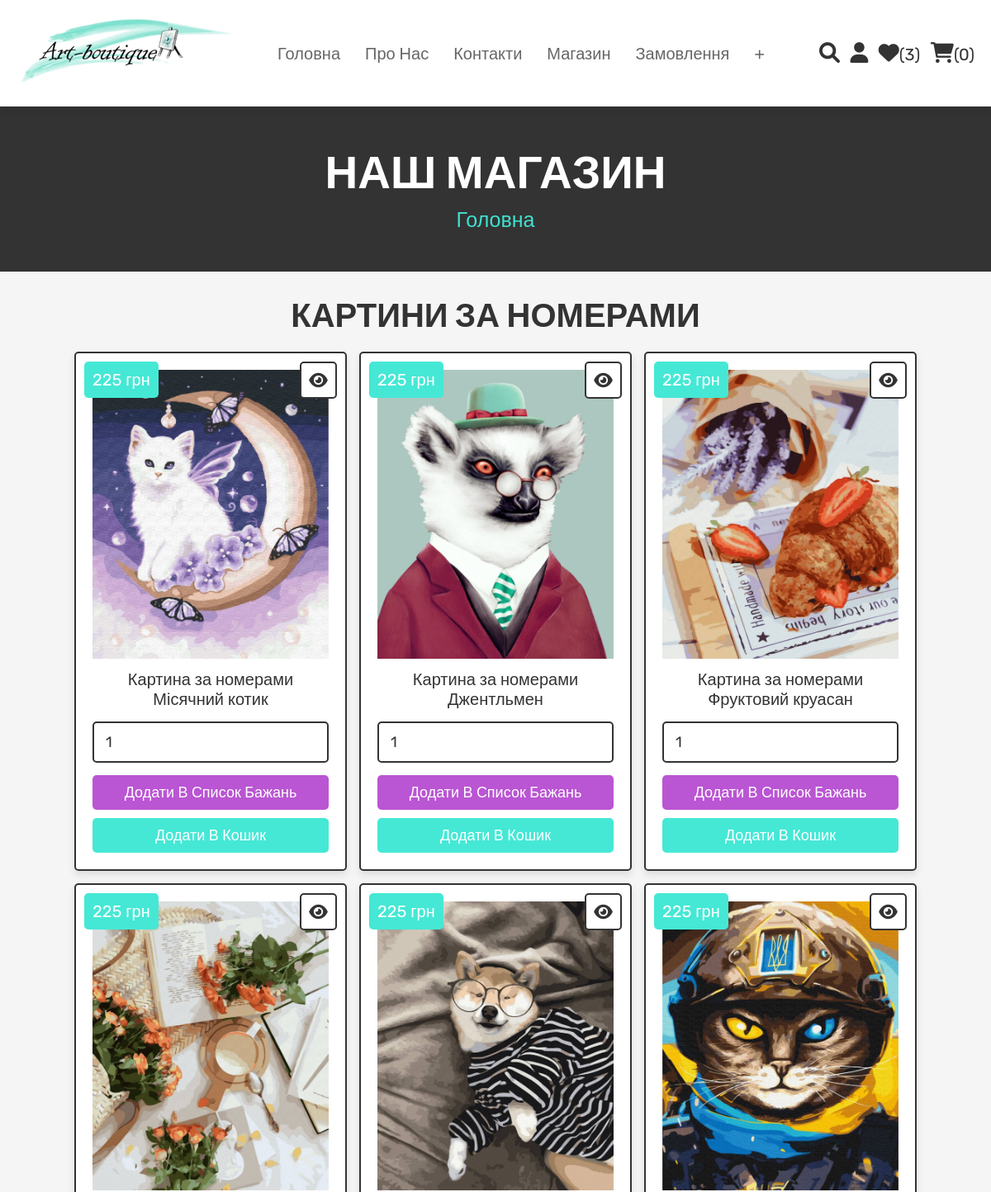
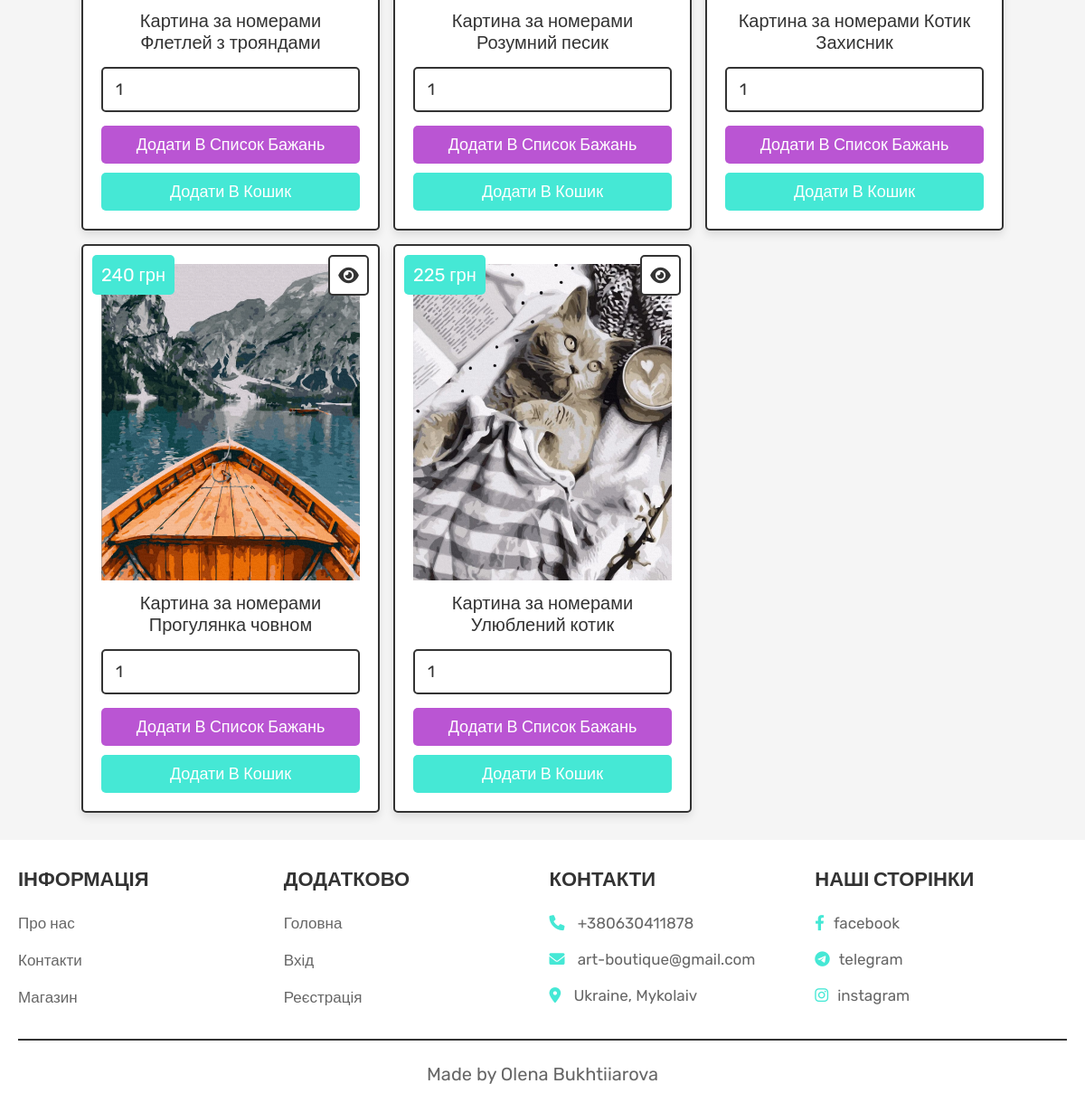
Page /shop.php (signed in) on the committed database (2 pictures, top to bottom).
### tables this page shows
CREATE TABLE `products` (
  `id` int(11) NOT NULL,
  `name` varchar(100) NOT NULL,
  `description` varchar(255) NOT NULL,
  `price` int(50) NOT NULL,
  `image` varchar(100) NOT NULL
);

### shop.php (the view, shortened to what this page needs)
<?php
@include 'config.php';
?>
<!DOCTYPE html>
<html lang="en">
<head>
   <link rel="stylesheet" href="https://cdnjs.cloudflare.com/ajax/libs/font-awesome/6.0.0/css/all.min.css">
   <link rel="stylesheet" href="css/style.css">
</head>
<body>
<?php @include 'header.php'; ?>
<section class="heading">
    <h3>Наш магазин</h3>
    <p> <a href="home.php">Головна</a></p>
</section>
<section class="products">
   <h1 class="title">Картини за номерами</h1>
   <div class="box-container">
      <?php
         $select_products = mysqli_query($conn, "SELECT * FROM `products`") or die('запит не вдался');
         if(mysqli_num_rows($select_products) > 0){
            while($fetch_products = mysqli_fetch_assoc($select_products)){
      ?>
      <form action="" method="POST" class="box">
         <a href="view_page.php?id_product=<?php echo $fetch_products['id']; ?>" class="fas fa-eye"></a>
         <div class="price"><?php echo $fetch_products['price']; ?> грн</div>
         <img src="uploaded_img/<?php echo $fetch_products['image']; ?>" alt="" class="image">
         <div class="name"><?php echo $fetch_products['name']; ?></div>
         <input type="number" name="product_quantity" value="1" min="0" class="qty">
         <input type="submit" value="Додати в список бажань" name="add_to_wishlist" class="option-btn">
         <input type="submit" value="Додати в кошик" name="add_to_cart" class="btn">
      </form>
      <?php
         }
      }else{
         echo '<p class="empty">Товари ще не додано</p>';
      }
      ?>
   </div>
</section>
<?php @include 'footer.php'; ?>
</body>
</html>

### css/style.css (style rules this page uses)
* { font-family: 'Rubik', sans-serif; margin: 0; padding: 0; box-sizing: border-box; outline: none; border: none; text-decoration: none; transition: all .2s linear; }
html { font-size: 62.5%; overflow-x: hidden; scroll-behavior: smooth; scroll-padding-top: 6.5rem; }
body { background: #f5f5f5; }
section { padding: 3rem 2rem; }
.btn, .delete-btn, .option-btn { display: inline-block; border-radius: .5rem; margin-top: 1rem; font-size: 1.8rem; color: #fff; cursor: pointer; padding: 1rem 3rem; text-transform: capitalize; }
.btn { background-color: #45e8d5; }
.option-btn { background-color: #BA55D3; }
.heading { display: flex; flex-flow: column; align-items: center; justify-content: center; gap: 1rem; background-color: #333; text-align: center; min-height: 25vh; }
.heading h3 { font-size: 5.5rem; color: #fff; text-transform: uppercase; }
.heading p { font-size: 2.5rem; color: #ccc; }
.heading p a { color: Turquoise; }
.title { text-align: center; margin-bottom: 2rem; color: #333; text-transform: uppercase; font-size: 4rem; }
.products .box-container { max-width: 1200px; margin: 0 auto; display: grid; grid-template-columns: repeat(auto-fit, 33rem); gap: 1.5rem; align-items: flex-start; justify-content: center; }
.products .box-container .box { background-color: #fff; border: .2rem solid #333; box-shadow: 0 .5rem 1rem rgba(0, 0, 0, .1); ; border-radius: .5rem; padding: 2rem; text-align: center; position: relative; }
.products .box-container .box .image { height: 35rem; width: 100%; object-fit: cover; }
.products .box-container .box .fa-eye, .products .box-container .box .price { position: absolute; top: 1rem; border-radius: .5rem; }
.products .box-container .box .price { font-size: 2rem; padding: 1rem; background-color: #45e8d5; color: #fff; left: 1rem; }
.products .box-container .box .fa-eye { right: 1rem; height: 4.5rem; width: 4.5rem; line-height: 4.2rem; font-size: 2rem; background-color: #fff; color: #333; border: .2rem solid #333; }
.products .box-container .box .name { margin: 1rem; font-size: 2rem; color: #333; }
.products .box-container .box .qty { width: 100%; padding: 1.2rem 1.4rem; font-size: 1.8rem; color: #333; border: .2rem solid #333; border-radius: .5rem; margin: .5rem 0; }
.products .box-container .box .btn, .products .box-container .box .option-btn { width: 100%; }

### rows in the picture
products: price "225", image (picture), name "Картина за номерами Місячний котик"
products: price "225", image (picture), name "Картина за номерами Джентльмен"
products: price "225", image (picture), name "Картина за номерами Фруктовий круасан"
products: price "225", image (picture), name "Картина за номерами Флетлей з трояндами"
products: price "225", image (picture), name "Картина за номерами Розумний песик"
products: price "225", image (picture), name "Картина за номерами Котик Захисник"
products: price "240", image (picture), name "Картина за номерами Прогулянка човном"
products: price "225", image (picture), name "Картина за номерами Улюблений котик"

### other values in the picture
$wishlist_num_rows "3"
$cart_num_rows "0"
